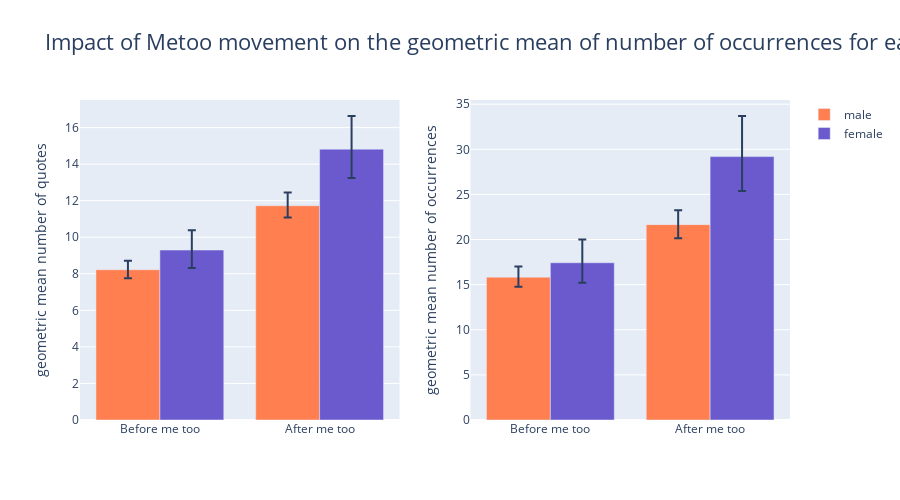

This figure's notebook cell:
### Markdown cell above
Interactive figure of geometric mean of quotes and occurrences for both gender before and after me too, with errorbars (computed above) :

### Code cell
fig = make_subplots(rows=1, cols=2)
fig.add_trace(go.Bar(
    name='male',
    x=['Before me too', 'After me too'], y=[gm_mal_before_qu, gm_mal_after_qu],
    error_y=dict(type='data',symmetric = False, array=[sup_val_gm_mal_before_qu, sup_val_gm_mal_after_qu],
                 arrayminus = [inf_val_gm_mal_before_qu,inf_val_gm_mal_after_qu]),marker_color="coral"
),row=1, col=1)
fig.add_trace(go.Bar(
    name='female',
    x=['Before me too', 'After me too'], y=[gm_fem_before_qu, gm_fem_after_qu],
    error_y=dict(type='data',symmetric = False, array=[sup_val_gm_fem_before_qu, sup_val_gm_fem_after_qu],
                 arrayminus = [inf_val_gm_fem_before_qu,inf_val_gm_fem_after_qu]),marker_color="slateblue"
),row=1, col=1)

fig.add_trace(go.Bar(
    name='male',
    x=['Before me too', 'After me too'], y=[gm_mal_before, gm_mal_after],
    error_y=dict(type='data',symmetric = False, array=[sup_val_gm_mal_before, sup_val_gm_mal_after],
                 arrayminus = [inf_val_gm_mal_before,inf_val_gm_mal_after]),marker_color="coral",showlegend=False
),row=1, col=2)

fig.add_trace(go.Bar(
    name='female',
    x=['Before me too', 'After me too'], y=[gm_fem_before, gm_fem_after],
    error_y=dict(type='data',symmetric = False, array=[sup_val_gm_fem_before, sup_val_gm_fem_after],
                 arrayminus = [inf_val_gm_fem_before,inf_val_gm_fem_after]),marker_color="slateblue",showlegend=False
),row=1, col=2)

fig.update_layout(barmode='group')
fig.update_layout(title_text="Impact of Metoo movement on the geometric mean of number of occurrences for each gender ",
                  title_font_size=22)
fig.update_layout(height=500, showlegend=True)
fig.update_yaxes(title_text="geometric mean number of quotes", row=1, col=1)
fig.update_yaxes(title_text="geometric mean number of occurrences", row=1, col=2)
fig.show()

### Figure 1 — Plotly figure (JSON) as saved in the notebook; plotly's stock layout.template omitted (floating-point values rounded to 4 significant figures)
{"data": [{"error_y": {"array": [0.4925, 0.7292], "arrayminus": [0.4625, 0.6495], "symmetric": false, "type": "data"}, "marker": {"color": "coral"}, "name": "male", "type": "bar", "x": ["Before me too", "After me too"], "xaxis": "x", "y": [8.223, 11.72], "yaxis": "y"}, {"error_y": {"array": [1.087, 1.813], "arrayminus": [0.9885, 1.583], "symmetric": false, "type": "data"}, "marker": {"color": "slateblue"}, "name": "female", "type": "bar", "x": ["Before me too", "After me too"], "xaxis": "x", "y": [9.301, 14.82], "yaxis": "y"}, {"error_y": {"array": [1.179, 1.606], "arrayminus": [1.07, 1.509], "symmetric": false, "type": "data"}, "marker": {"color": "coral"}, "name": "male", "showlegend": false, "type": "bar", "x": ["Before me too", "After me too"], "xaxis": "x2", "y": [15.83, 21.65], "yaxis": "y2"}, {"error_y": {"array": [2.568, 4.501], "arrayminus": [2.224, 3.798], "symmetric": false, "type": "data"}, "marker": {"color": "slateblue"}, "name": "female", "showlegend": false, "type": "bar", "x": ["Before me too", "After me too"], "xaxis": "x2", "y": [17.43, 29.19], "yaxis": "y2"}], "layout": {"barmode": "group", "height": 500, "showlegend": true, "title": {"font": {"size": 22}, "text": "Impact of Metoo movement on the geometric mean of number of occurrences for each gender "}, "xaxis": {"anchor": "y", "domain": [0, 0.45]}, "xaxis2": {"anchor": "y2", "domain": [0.55, 1]}, "yaxis": {"anchor": "x", "domain": [0, 1], "title": {"text": "geometric mean number of quotes"}}, "yaxis2": {"anchor": "x2", "domain": [0, 1], "title": {"text": "geometric mean number of occurrences"}}}}
